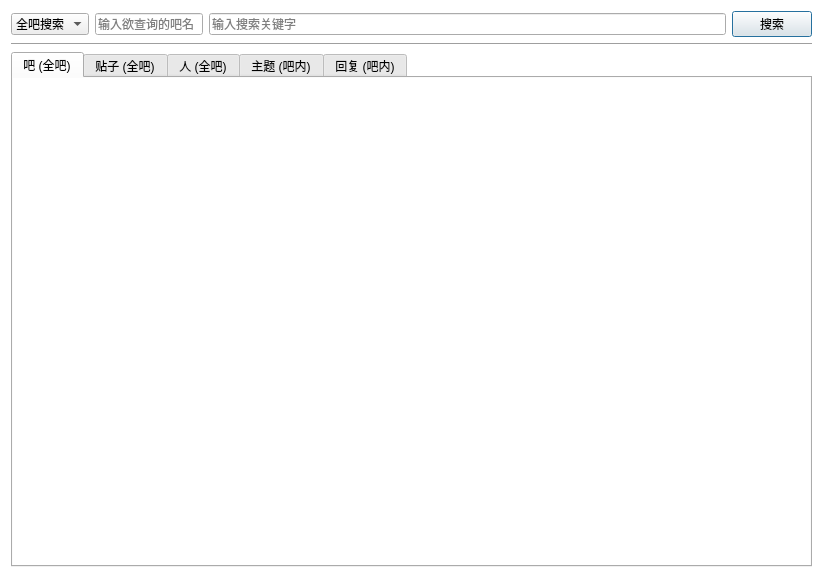
<?xml version="1.0" encoding="UTF-8"?>
<ui version="4.0">
 <class>Dialog</class>
 <widget class="QDialog" name="Dialog">
  <property name="geometry">
   <rect>
    <x>0</x>
    <y>0</y>
    <width>823</width>
    <height>578</height>
   </rect>
  </property>
  <property name="windowTitle">
   <string>贴吧搜索</string>
  </property>
  <property name="styleSheet">
   <string notr="true">QWidget{font-family: &quot;微软雅黑&quot;;}
QDialog{background-color: rgb(255, 255, 255);}
</string>
  </property>
  <layout class="QGridLayout" name="gridLayout">
   <item row="0" column="0">
    <layout class="QHBoxLayout" name="horizontalLayout" stretch="0,0,1,0">
     <property name="leftMargin">
      <number>0</number>
     </property>
     <property name="topMargin">
      <number>0</number>
     </property>
     <property name="rightMargin">
      <number>0</number>
     </property>
     <property name="bottomMargin">
      <number>0</number>
     </property>
     <item>
      <widget class="QComboBox" name="comboBox">
       <item>
        <property name="text">
         <string>全吧搜索</string>
        </property>
       </item>
       <item>
        <property name="text">
         <string>吧内搜索</string>
        </property>
       </item>
      </widget>
     </item>
     <item>
      <widget class="QLineEdit" name="lineEdit_2">
       <property name="placeholderText">
        <string>输入欲查询的吧名</string>
       </property>
      </widget>
     </item>
     <item>
      <widget class="QLineEdit" name="lineEdit">
       <property name="placeholderText">
        <string>输入搜索关键字</string>
       </property>
      </widget>
     </item>
     <item>
      <widget class="QPushButton" name="pushButton">
       <property name="text">
        <string>搜索</string>
       </property>
      </widget>
     </item>
    </layout>
   </item>
   <item row="1" column="0">
    <widget class="Line" name="line">
     <property name="orientation">
      <enum>Qt::Horizontal</enum>
     </property>
    </widget>
   </item>
   <item row="2" column="0">
    <widget class="QTabWidget" name="tabWidget">
     <property name="currentIndex">
      <number>0</number>
     </property>
     <widget class="QWidget" name="tab">
      <attribute name="title">
       <string>吧 (全吧)</string>
      </attribute>
      <layout class="QGridLayout" name="gridLayout_2">
       <property name="leftMargin">
        <number>0</number>
       </property>
       <property name="topMargin">
        <number>0</number>
       </property>
       <property name="rightMargin">
        <number>0</number>
       </property>
       <property name="bottomMargin">
        <number>0</number>
       </property>
       <item row="0" column="0">
        <widget class="QListWidget" name="listWidget">
         <property name="frameShape">
          <enum>QFrame::NoFrame</enum>
         </property>
         <property name="sizeAdjustPolicy">
          <enum>QAbstractScrollArea::AdjustToContents</enum>
         </property>
         <property name="verticalScrollMode">
          <enum>QAbstractItemView::ScrollPerPixel</enum>
         </property>
         <property name="horizontalScrollMode">
          <enum>QAbstractItemView::ScrollPerPixel</enum>
         </property>
        </widget>
       </item>
      </layout>
     </widget>
     <widget class="QWidget" name="tab_2">
      <attribute name="title">
       <string>贴子 (全吧)</string>
      </attribute>
      <layout class="QGridLayout" name="gridLayout_3">
       <property name="leftMargin">
        <number>0</number>
       </property>
       <property name="topMargin">
        <number>0</number>
       </property>
       <property name="rightMargin">
        <number>0</number>
       </property>
       <property name="bottomMargin">
        <number>0</number>
       </property>
       <item row="0" column="0">
        <widget class="QListWidget" name="listWidget_2">
         <property name="frameShape">
          <enum>QFrame::NoFrame</enum>
         </property>
         <property name="sizeAdjustPolicy">
          <enum>QAbstractScrollArea::AdjustToContents</enum>
         </property>
         <property name="verticalScrollMode">
          <enum>QAbstractItemView::ScrollPerPixel</enum>
         </property>
         <property name="horizontalScrollMode">
          <enum>QAbstractItemView::ScrollPerPixel</enum>
         </property>
        </widget>
       </item>
      </layout>
     </widget>
     <widget class="QWidget" name="tab_3">
      <attribute name="title">
       <string>人 (全吧)</string>
      </attribute>
      <layout class="QGridLayout" name="gridLayout_4">
       <property name="leftMargin">
        <number>0</number>
       </property>
       <property name="topMargin">
        <number>0</number>
       </property>
       <property name="rightMargin">
        <number>0</number>
       </property>
       <property name="bottomMargin">
        <number>0</number>
       </property>
       <item row="1" column="0">
        <widget class="QListWidget" name="listWidget_3">
         <property name="frameShape">
          <enum>QFrame::NoFrame</enum>
         </property>
         <property name="sizeAdjustPolicy">
          <enum>QAbstractScrollArea::AdjustToContents</enum>
         </property>
         <property name="verticalScrollMode">
          <enum>QAbstractItemView::ScrollPerPixel</enum>
         </property>
         <property name="horizontalScrollMode">
          <enum>QAbstractItemView::ScrollPerPixel</enum>
         </property>
        </widget>
       </item>
       <item row="0" column="0">
        <widget class="QCheckBox" name="checkBox">
         <property name="text">
          <string>过滤搜索结果中没有贴吧 ID 且粉丝为 0 的用户（需重新发起搜索来使设置生效）</string>
         </property>
        </widget>
       </item>
      </layout>
     </widget>
     <widget class="QWidget" name="tab_4">
      <attribute name="title">
       <string>主题 (吧内)</string>
      </attribute>
      <layout class="QGridLayout" name="gridLayout_5">
       <property name="leftMargin">
        <number>0</number>
       </property>
       <property name="topMargin">
        <number>0</number>
       </property>
       <property name="rightMargin">
        <number>0</number>
       </property>
       <property name="bottomMargin">
        <number>0</number>
       </property>
       <item row="0" column="0">
        <widget class="QListWidget" name="listWidget_4">
         <property name="frameShape">
          <enum>QFrame::NoFrame</enum>
         </property>
         <property name="sizeAdjustPolicy">
          <enum>QAbstractScrollArea::AdjustToContents</enum>
         </property>
         <property name="verticalScrollMode">
          <enum>QAbstractItemView::ScrollPerPixel</enum>
         </property>
         <property name="horizontalScrollMode">
          <enum>QAbstractItemView::ScrollPerPixel</enum>
         </property>
        </widget>
       </item>
      </layout>
     </widget>
     <widget class="QWidget" name="tab_5">
      <attribute name="title">
       <string>回复 (吧内)</string>
      </attribute>
      <layout class="QGridLayout" name="gridLayout_6">
       <property name="leftMargin">
        <number>0</number>
       </property>
       <property name="topMargin">
        <number>0</number>
       </property>
       <property name="rightMargin">
        <number>0</number>
       </property>
       <property name="bottomMargin">
        <number>0</number>
       </property>
       <item row="0" column="0">
        <widget class="QListWidget" name="listWidget_5">
         <property name="frameShape">
          <enum>QFrame::NoFrame</enum>
         </property>
         <property name="sizeAdjustPolicy">
          <enum>QAbstractScrollArea::AdjustToContents</enum>
         </property>
         <property name="verticalScrollMode">
          <enum>QAbstractItemView::ScrollPerPixel</enum>
         </property>
         <property name="horizontalScrollMode">
          <enum>QAbstractItemView::ScrollPerPixel</enum>
         </property>
        </widget>
       </item>
      </layout>
     </widget>
    </widget>
   </item>
  </layout>
 </widget>
 <resources/>
 <connections/>
</ui>
